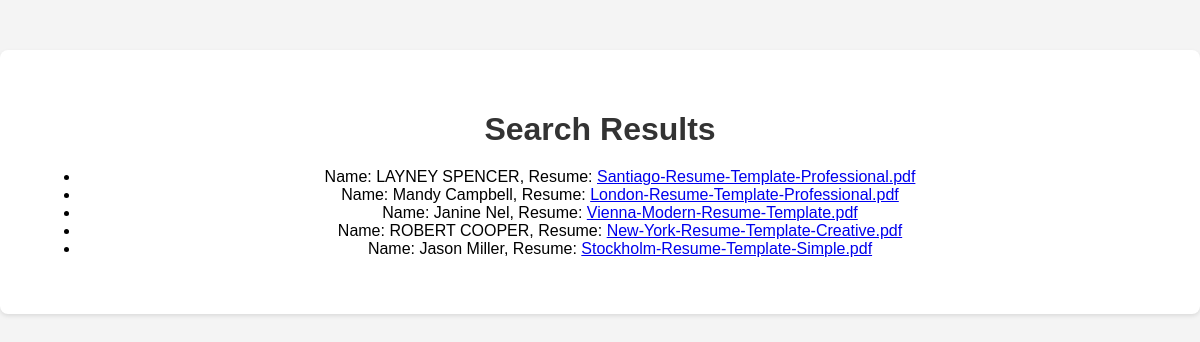
The page /search_results (signed in) on the database its author committed.
### tables this page shows
CREATE TABLE Resumes (
    ID INTEGER PRIMARY KEY AUTOINCREMENT,
    UserID INTEGER,
    Name TEXT,
    "Graduation Year" INTEGER,
    "Years of experience" INTEGER,
    Designation TEXT,
    Location TEXT,
    "Email Address" TEXT,
    "Resume PDF" TEXT,
    FOREIGN KEY (UserID) REFERENCES Users(ID)
);

### app.py (the view)
@app.route('/search_results', methods=['GET'])
@login_required
def search_results():
    degree = request.args.get('degree')
    skills = request.args.get('skills')
    years_of_experience = request.args.get('yearsofexperience')
    query = '''
    SELECT DISTINCT Resumes.Name, Resumes."Resume PDF"
    FROM Resumes
    LEFT JOIN Degrees ON Resumes.ID = Degrees.ResumeID
    LEFT JOIN Skills ON Resumes.ID = Skills.ResumeID
    WHERE Resumes.UserID = ?
    '''
    params = [current_user.id]
    if degree:
        query += ' AND Degrees.Degree LIKE ?'
        params.append(f'%{degree}%')
    if skills:
        query += ' AND Skills.Skill LIKE ?'
        params.append(f'%{skills}%')
    if years_of_experience:
        query += ' AND Resumes."Years of experience" = ?'
        params.append(years_of_experience)
    with get_db_connection() as conn:
        cursor = conn.cursor()
        cursor.execute(query, params)
        results = cursor.fetchall()
    return render_template('search_results.html', results=results)

### app.py (called while the page is built)
@login_manager.user_loader
def load_user(user_id):
    return get_user_by_id(user_id)

def get_db_connection():
    return sqlite3.connect(DATABASE, timeout=30)

### models.py (called while the page is built)
def get_db_connection():
    conn = sqlite3.connect(DATABASE)
    conn.row_factory = sqlite3.Row
    return conn

def get_user_by_id(user_id):
    conn = get_db_connection()
    user = conn.execute('SELECT * FROM Users WHERE ID = ?', (user_id,)).fetchone()
    conn.close()
    if user:
        return User(user['ID'], user['Username'], user['Password'], user['IsAdmin'], user['CanUploadMultiple'])
    return None

### templates/search_results.html (shortened to what this page needs)
<!DOCTYPE html>
<html lang="en">
<head>
  <link rel="stylesheet" href="{{ url_for('static', filename='styles.css') }}">
</head>
<body>
  <div class="container">
    <h1>Search Results</h1>
    {% if results %}
      <ul>
        {% for result in results %}
          <li>
            Name: {{ result[0] }}, Resume: <a href="{{ url_for('static', filename='resumes/' ~ result[1]) }}" target="_blank">{{ result[1] }}</a>
          </li>
        {% endfor %}
      </ul>
    {% else %}
      <p>No results found.</p>
    {% endif %}
  </div>
</body>
</html>

### static/styles.css (style rules this page uses)
body { font-family: Arial, sans-serif; margin: 0; padding: 0; background-color: #f4f4f4; }
.container { text-align: center; background-color: #fff; padding: 40px; border-radius: 8px; box-shadow: 0 2px 4px rgba(0, 0, 0, 0.1); margin-top: 50px; }
h1 { color: #333; margin-bottom: 20px; }

### rows shown on the page
Resumes: Name "LAYNEY SPENCER", Resume PDF "Santiago-Resume-Template-Professional.pdf"
Resumes: Name "Mandy Campbell", Resume PDF "London-Resume-Template-Professional.pdf"
Resumes: Name "Janine Nel", Resume PDF "Vienna-Modern-Resume-Template.pdf"
Resumes: Name "ROBERT COOPER", Resume PDF "New-York-Resume-Template-Creative.pdf"
Resumes: Name "Jason Miller", Resume PDF "Stockholm-Resume-Template-Simple.pdf"
